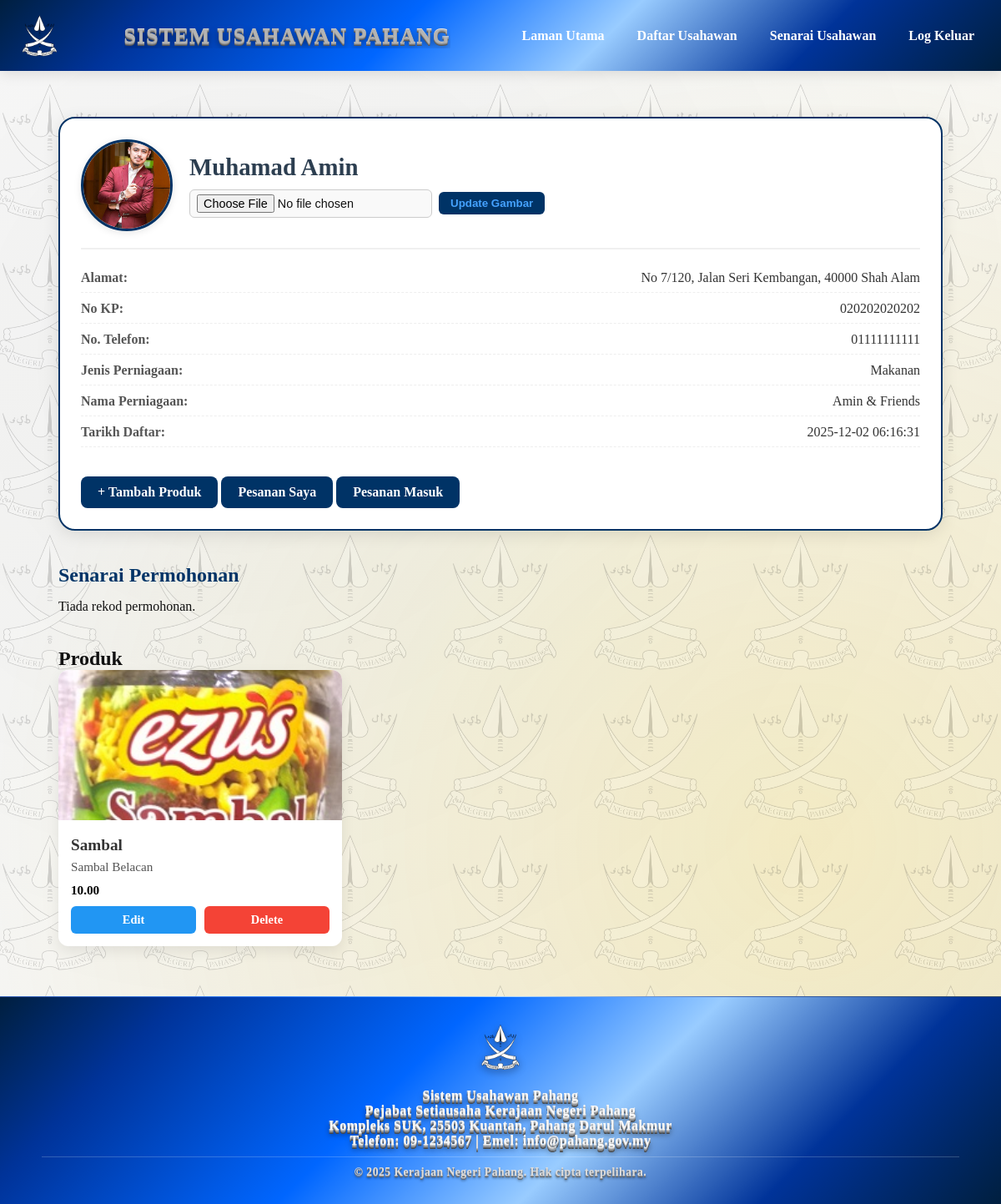
The app's page /profil_usahawan.php?id=10 with its own data.
### tables this page shows
CREATE TABLE `usahawan` (
  `id` int(11) NOT NULL,
  `nama` varchar(255) NOT NULL,
  `ic` varchar(20) NOT NULL,
  `perniagaan` varchar(255) NOT NULL,
  `jenis` varchar(100) NOT NULL,
  `alamat` text DEFAULT NULL,
  `telefon` varchar(20) NOT NULL,
  `email` varchar(255) DEFAULT NULL,
  `password` varchar(250) NOT NULL,
  `tarikh_daftar` timestamp NOT NULL DEFAULT current_timestamp(),
  `avatar` varchar(255) DEFAULT NULL,
  `status` varchar(250) NOT NULL
);

CREATE TABLE `produk` (
  `id` int(11) NOT NULL,
  `nama` varchar(160) NOT NULL,
  `harga` decimal(10,2) NOT NULL DEFAULT 0.00,
  `deskripsi` text DEFAULT NULL,
  `gambar_url` varchar(255) DEFAULT NULL,
  `lokasi` varchar(80) DEFAULT NULL,
  `stok` int(11) NOT NULL DEFAULT 0,
  `kategori_id` int(11) DEFAULT NULL,
  `usahawan_id` int(11) DEFAULT NULL
);

### profil_usahawan.php (the view, shortened to what this page needs)
<?php
include "connection.php";
$conn = new mysqli($servername, $username, $password, $dbname);
$id = isset($_GET['id']) ? (int)$_GET['id'] : 1;
$usahawan = $conn->query("SELECT * FROM usahawan WHERE id=$id")->fetch_assoc();
$produk = $conn->query("SELECT * FROM produk WHERE usahawan_id=$id");
$ic = $usahawan['ic'];
$sql_permohonan = "
    SELECT 'Agro' AS program, id, nama, ic, telefon, alamat, kategori, jumlah, tujuan, dokumen, tarikh_permohonan, status
    FROM permohonan_agro WHERE ic='$ic'
    UNION
    SELECT 'iPush' AS program, id, nama, ic, telefon, alamat, kategori, jumlah, tujuan, dokumen, tarikh_permohonan, status
    FROM permohonan_ipush WHERE ic='$ic'
    UNION
    SELECT 'iTekad' AS program, id, nama, ic, telefon, alamat, kategori, jumlah, tujuan, dokumen, tarikh_permohonan, status
    FROM permohonan_itekad WHERE ic='$ic'
    ORDER BY tarikh_permohonan DESC
";
$permohonan = $conn->query($sql_permohonan);
?>
<!DOCTYPE html>
<html lang="ms">
<head>
</head>
<body>
<header>
  <img src="assets/img/jatapahang.png" alt="Jata Negeri Pahang" class="jata">
  <h1 class="title">Sistem Usahawan Pahang</h1>
  <nav id="navMenu">
    <a href="index.php"><strong>Laman Utama</strong></a>
    <a href="daftar.php"><strong>Daftar Usahawan</strong></a>
    <a href="senarai.php"><strong>Senarai Usahawan</strong></a>
    <a href="logout.php"><strong>Log Keluar</strong></a>
  </nav>
</header>
<div class="container">
  <div class="card">
    <div class="profile-header">
        <?php if (!empty($usahawan['avatar'])): ?>
        <img src="<?= htmlspecialchars($usahawan['avatar']) ?>" alt="Avatar">
        <?php else: ?>
        <img src="https://via.placeholder.com/100" alt="Avatar">
        <?php endif; ?>
        <div>
          <h2><?= htmlspecialchars($usahawan['nama']) ?></h2>
          <form class="upload-form" action="upload_avatar.php" method="post" enctype="multipart/form-data">
              <input type="file" name="avatar" accept="image/*" required>
              <button type="submit">Update Gambar</button>
          </form>
        </div>
    </div>
    <div class="profile-info">
      <p><span class="label">Alamat:</span> <?= htmlspecialchars($usahawan['alamat']) ?></p>
      <p><span class="label">No KP:</span> <?= htmlspecialchars($usahawan['ic']) ?></p>
      <p><span class="label">No. Telefon:</span> <?= htmlspecialchars($usahawan['telefon']) ?></p>
      <p><span class="label">Jenis Perniagaan:</span> <?= htmlspecialchars($usahawan['jenis']) ?></p>
      <p><span class="label">Nama Perniagaan:</span> <?= htmlspecialchars($usahawan['perniagaan']) ?></p>
      <p><span class="label">Tarikh Daftar:</span> <?= htmlspecialchars($usahawan['tarikh_daftar']) ?></p>
    </div>
    <a class="btn-add" href="tambah_produk.php?id=<?= $usahawan['id'] ?>">+ Tambah Produk</a>
    <a class="btn-add" href="pesanan_detail.php?id=<?= $usahawan['id'] ?>">Pesanan Saya</a>
    <a class="btn-add" href="pesanan_masuk.php?id=<?= $usahawan['id'] ?>">Pesanan Masuk</a>
  </div>
<div class="permohonan-section">
  <h2>Senarai Permohonan</h2>
  <?php if ($permohonan->num_rows > 0): ?>
    <div class="permohonan-wrapper">
      <table class="table-permohonan">
        <tr>
          <th>Program</th>
          <th>Kategori</th>
          <th>Jumlah (RM)</th>
          <th>Tujuan</th>
          <th>Tarikh Permohonan</th>
          <th>Status</th>
        </tr>
        <?php while($row = $permohonan->fetch_assoc()): ?>
          <tr>
  <td data-label="Program"><?= htmlspecialchars($row['program']) ?></td>
  <td data-label="Kategori"><?= htmlspecialchars($row['kategori']) ?></td>
  <td data-label="Jumlah (RM)"><?= number_format($row['jumlah'], 2) ?></td>
  <td data-label="Tujuan"><?= htmlspecialchars($row['tujuan']) ?></td>
  <td data-label="Tarikh Permohonan"><?= htmlspecialchars($row['tarikh_permohonan']) ?></td>
  <td data-label="Status"><?= htmlspecialchars($row['status']) ?></td>
</tr>
        <?php endwhile; ?>
      </table>
    </div>
  <?php else: ?>
    <p>Tiada rekod permohonan.</p>
  <?php endif; ?>
</div>
  <div class="produk-section">
    <h2>Produk</h2>
    <div class="produk-grid">
      <?php foreach ($produk as $p): ?>
        <div class="produk-card">
          <?php
$gambarPath = $p['gambar_url'];
if (strpos($gambarPath, 'uploads/') === false) {
    $gambarPath = 'uploads/' . $gambarPath;
}
?>
<img src="<?= htmlspecialchars($gambarPath) ?>" alt="<?= htmlspecialchars($p['nama']) ?>">
          <div class="produk-card-content">
            <h3><?= htmlspecialchars($p['nama']) ?></h3>
            <p><?= htmlspecialchars($p['deskripsi']) ?></p>
            <p class="harga"><?= htmlspecialchars($p['harga']) ?></p>
            <div class="produk-actions">
              <a class="btn-edit" href="edit_produk.php?id=<?= $p['id'] ?>">Edit</a>
              <a class="btn-delete" href="delete_produk.php?id=<?= $p['id'] ?>&usahawan_id=<?= $usahawan['id'] ?>" onclick="return confirm('Padam produk ini?')">Delete</a>
            </div>
          </div>
        </div>
      <?php endforeach; ?>
    </div>
  </div>
</div>
<footer>
  <div class="footer-content">
    <img src="assets/img/jatapahang.png" alt="Jata Negeri Pahang">
    <p><strong>Sistem Usahawan Pahang</strong></p>
    <p>Pejabat Setiausaha Kerajaan Negeri Pahang<br>
    Kompleks SUK, 25503 Kuantan, Pahang Darul Makmur</p>
    <p>Telefon: 09-1234567 | Emel: info@pahang.gov.my</p>
    <div class="copyright">
      © <?= date("Y") ?> Kerajaan Negeri Pahang. Hak cipta terpelihara.
    </div>
  </div>
</footer>
</body>
</html>

### records on screen
usahawan: avatar (picture), nama "Muhamad Amin", alamat "No 7/120, Jalan Seri Kembangan, 40000 Shah Alam", ic "020202020202", telefon "01111111111", jenis "Makanan", perniagaan "Amin & Friends", tarikh_daftar "2025-12-02 06:16:31"
produk: nama "Sambal", deskripsi "Sambal Belacan", harga "10.00"
